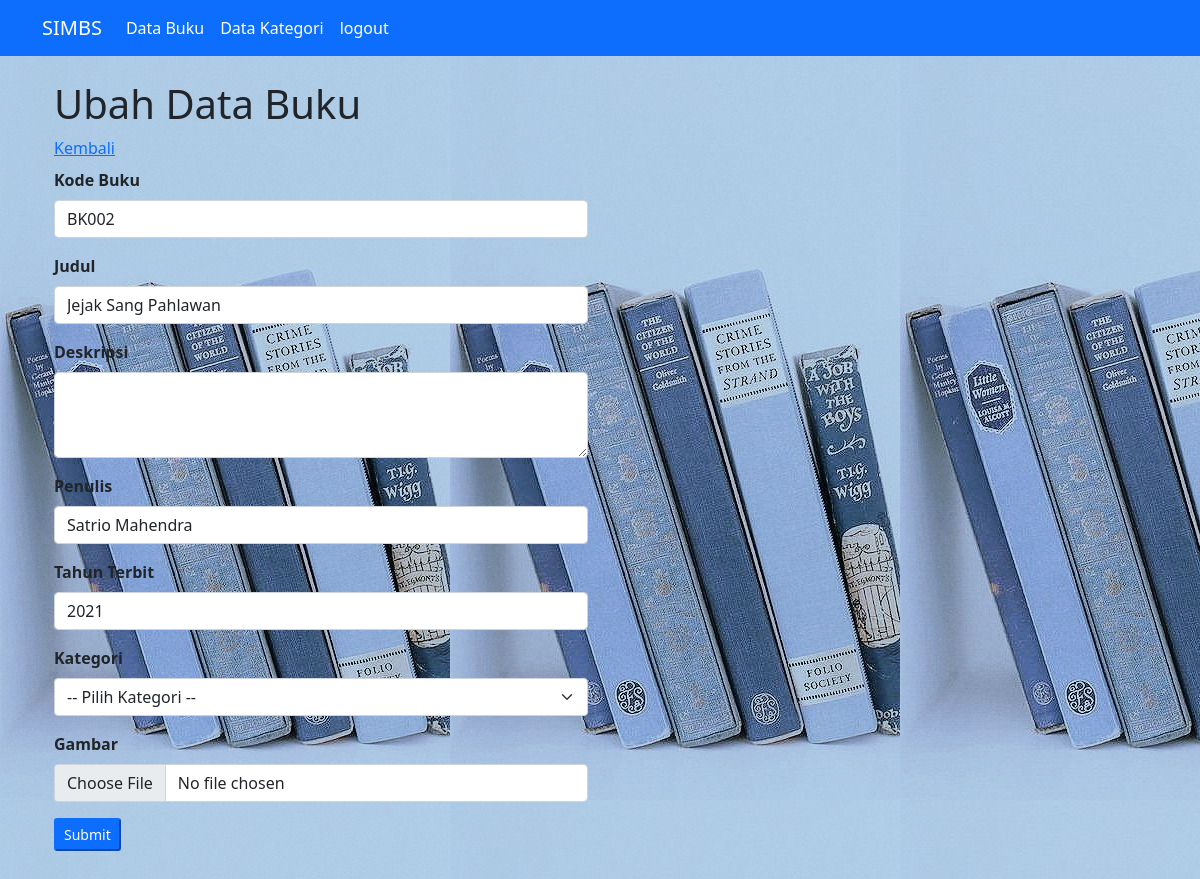
Screenshot of /ubah_data_buku.php?id=2 (signed in) with the database file from the repository.
### tables this page shows
CREATE TABLE `buku` (
  `id` int(11) NOT NULL,
  `kode_buku` varchar(10) NOT NULL,
  `judul` varchar(100) NOT NULL,
  `deskripsi` varchar(100) NOT NULL,
  `penulis` varchar(100) NOT NULL,
  `tahun_terbit` varchar(100) NOT NULL,
  `kategori` varchar(20) NOT NULL
);

### function.php (called while the page is built, shortened)
<?php
$conn = mysqli_connect("localhost", "root", "", "simbs");
function query($query){
    global $conn;
	$result = mysqli_query($conn, $query);
	$rows = [];
	while( $row = mysqli_fetch_assoc($result) ) {
		$rows[] = $row;
	}
	return $rows;
}
?>

### ubah_data_buku.php (the view, shortened to what this page needs)
<?php
    require("function.php");
$id = $_GET['id'];
$query = query("SELECT * FROM buku WHERE id = $id")[0];
$buku = $query;
?>
<!DOCTYPE html>
<html lang="en">
<head>
    <link href="https://cdn.jsdelivr.net/npm/bootstrap@5.0.2/dist/css/bootstrap.min.css" rel="stylesheet">
</head>
<body>
    <nav class="navbar navbar-expand-lg navbar-light white bg-primary">
        <div class="container">
            <a class="navbar-brand text-white" href="#">SIMBS</a>
            <div class="collapse navbar-collapse" id="navbarSupportedContent">
            <ul class="navbar-nav me-auto mb-2 mb-lg-0">
                <li class="nav-item">
                <a class="nav-link active text-white" aria-current="page" href="index.php">Data Buku</a>
                </li>
                <li class="nav-item">
                <a class="nav-link active text-white" aria-current="page" href="data_kategori.php">Data Kategori</a>
                </li>
                <li class="nav-item">
                <a class="nav-link text-white" href="logout.php">logout</a>
                </li>
            </ul>
            </div>
        </div>
    </nav>
    <div class="p-4 container">
        <div class="row">
            <h1 class="mb-2">Ubah Data Buku</h1>
            <a href="index.php" class="mb-2">Kembali</a>
            <div class="col-md-6">
                <form action="" method="POST" enctype="multipart/form-data">
                    <div class="mb-3">
                        <label class="form-label fw-bold">Kode Buku</label>
                        <input type="text" class="form-control" name="kode_buku" id="kode_buku"  value="<?= $buku['kode_buku']; ?>" autocomplete="off">
                    </div>
                    <div class="mb-3">
                        <label class="form-label fw-bold">Judul</label>
                        <input type="text" class="form-control" name="judul" id="judul" value="<?= $buku['judul']; ?>" autocomplete="off">
                    </div>
                    <div class="mb-3">
                        <label class="form-label fw-bold">Deskripsi</label>
                        <textarea class="form-control" name="deskripsi" rows="3" id="deskripsi" value="<?= $buku['deskripsi']; ?>"></textarea>
                    </div>
                    <div class="mb-3">
                        <label class="form-label fw-bold">Penulis</label>
                        <input type="text" class="form-control" name="penulis" id="penulis" value="<?= $buku['penulis']; ?>" autocomplete="off">
                    </div>
                    <div class="mb-3">
                        <label class="form-label fw-bold">Tahun Terbit</label>
                        <input type="text" class="form-control" name="tahun_terbit" id="tahun_terbit" value="<?= $buku['tahun_terbit']; ?>" autocomplete="off">
                    </div>
                    <div class="mb-3">
                        <label class="form-label fw-bold">Kategori</label>
                        <select name="id_kategori" class="form-select" required>
                            <option value="">-- Pilih Kategori --</option>
                        </select>
                    </div>
                    <div class="mb-3">
                        <label class="form-label fw-bold">Gambar</label>
                        <input type="file" class="form-control" name="gambar" id="gambar" value="<?= $buku['gambar']; ?>">
                    </div>
                    <div class="mb-3">
                        <button type="submit" name="tombol_submit" class="btn-sm btn-primary">Submit</button>
                    </div>
                </form>
            </div>
        </div>
    </div>
</body>
</html>

### ubah_data_buku.php (style rules this page uses)
html, body { height: 100%; margin: 0; padding: 0; }
body { background-image: url(wall.jpg); background-attachment: fixed; }

### rows the page displays
buku: kode_buku "BK002", judul "Jejak Sang Pahlawan", penulis "Satrio Mahendra", tahun_terbit "2021"
